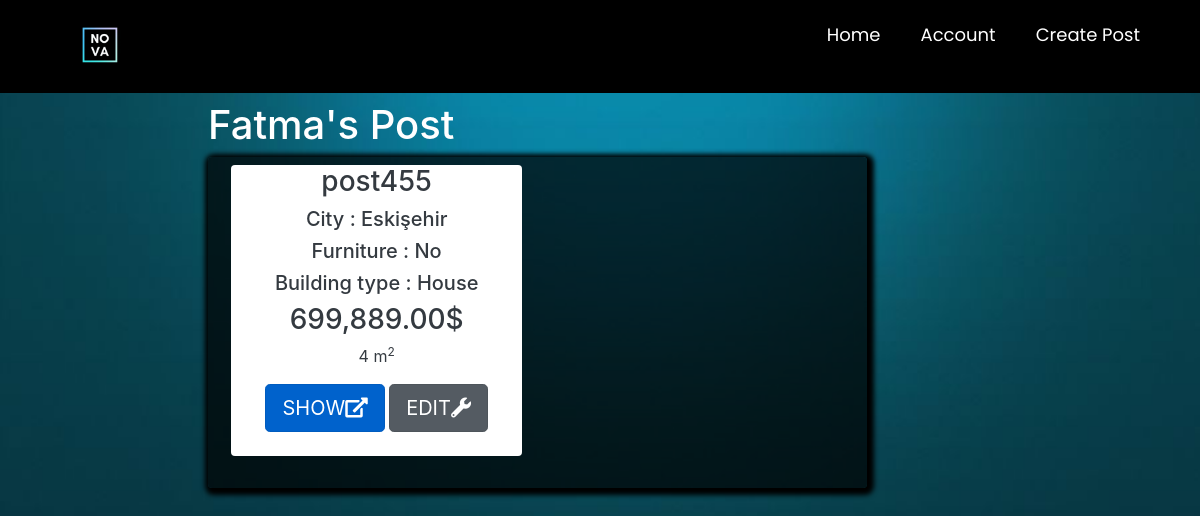
Before: /listaddedposts/ (signed in) with the older database file.
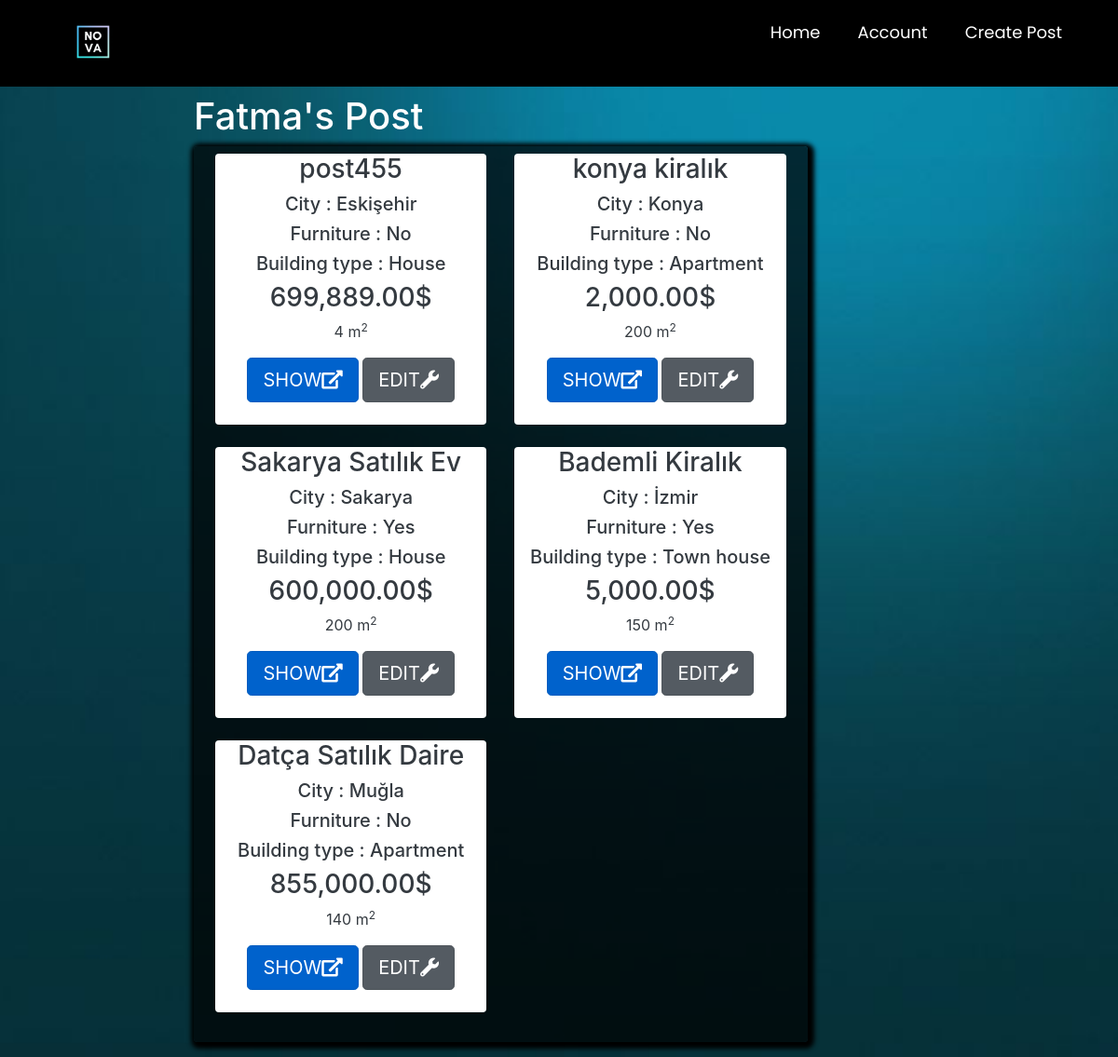
After: the same page with the newer database file.
### main/models.py (models this page shows, shortened)
class Post(models.Model):
    ouruser = models.ForeignKey(ourUser, null=True, on_delete=models.CASCADE)
    post_title = models.CharField(max_length=255,null=True)
    post_description = models.TextField()
    price = models.DecimalField(decimal_places=2 , max_digits=12)
    location = models.CharField(max_length=255,null=True,choices=city)
    postType = models.CharField(choices=RorS , max_length=50, null=True , default='For Sale')
    floor = models.DecimalField(decimal_places=0 , max_digits=3 ,null=True)
    building_age = models.DecimalField(decimal_places=0, max_digits=2 , null=True)
    area = models.DecimalField(decimal_places=0,max_digits=4 ,null=True)
    isFurniture = models.CharField(choices=Furniture ,null=True,max_length=50,default="No")
    building_type = models.CharField(choices=b_types ,null=True ,max_length=50)
    room = models.DecimalField(decimal_places=0 , max_digits=3 ,null=True)

### main/decorators.py (the view)
        def wrapper_func(request, *args, **kwargs):
            group = None
            if request.user.groups.exists():
                group = request.user.groups.all()[0].name
            if group in allowed_roles:
                return view_func(request, *args, **kwargs)
            else:
                return HttpResponse('You are not authorized to view this page')

### main/views.py (called while the page is built)
@login_required
@allowed_users(allowed_roles=['customer'])
def listaddedposts(request):
    fuser = ourUser.objects.get(user_id=request.user.id)
    posts = Post.objects.all().filter(ouruser=fuser)
    mydict = {'posts': posts, 'fuser': fuser}
    return render(request, 'main/listaddedposts.html', context=mydict)

### main/templates/main/listaddedposts.html (shortened to what this page needs)
{% extends 'main/mainpage.html' %}
{% load static %}
{% load humanize %}
{% block content %}
<head>
    <link href="//maxcdn.bootstrapcdn.com/bootstrap/4.1.1/css/bootstrap.min.css" rel="stylesheet" id="bootstrap-css">
    <link rel="stylesheet" href="https://stackpath.bootstrapcdn.com/bootstrap/4.1.3/css/bootstrap.min.css"
>
    <link rel="stylesheet" href="https://use.fontawesome.com/releases/v5.3.1/css/all.css"
>
</head>
<div style="margin-left: 17%">
    <div class="container p-1 my-1 text-white rounded">
        <h1>{{fuser.first_name}}'s Post</h1>
        <div class="col-md-8 rounded" style=" box-shadow: 2px 2px 5px 5px #000000;background-color: rgba(0,0,0,0.7)">
            <div class="row p-2 my-2">
                {% if posts %}
                {% for i in posts %}
                <div class="col-md-6 ">
                    <div class="container-fluid bg-white rounded text-dark" style="text-align:center;">
                        <h3>{{ i.post_title }}</h3>
                        <h5>City : {{ i.location }}</h5>
                        <h5>Furniture : {{ i.isFurniture }}</h5>
                        <h5>Building type : {{ i.building_type }}</h5>
                        <h3>{{ i.price|intcomma }}$</h3>
                        <p class="descroption">{{i.area}} m<sup>2</sup></p>
                        <a href="{% url 'product_details' i.id %}" class="btn btn-primary btn-lg active" role="button"
                           aria-pressed="true">SHOW<i class="fas fa-external-link-alt"></i></a>
                        <a href="{% url 'editpost' i.id %}" class="btn btn-secondary btn-lg active" role="button"
                           aria-pressed="true">EDIT<i class="fas fa-wrench"></i></i></a>
                        <br><br>
                    </div>
                    <br>
                </div>
                {% endfor %}
                {%else%}
                <h3>You dont have any post yet</h3>
                <h2>If you want to post <a href="{% url 'createpost' %}">click here</a></h2>
                {% endif %}
            </div>
        </div>
    </div>
</div>
{% endblock %}

Changed rows visible on the page:
added Post: post_title "konya kiralık", location "Konya", isFurniture "No", building_type "Apartment", price "2,000.00", area "200"
added Post: post_title "Sakarya Satılık Ev", location "Sakarya", isFurniture "Yes", building_type "House", price "600,000.00", area "200"
added Post: post_title "Bademli Kiralık", location "İzmir", isFurniture "Yes", building_type "Town house", price "5,000.00", area "150"
added Post: post_title "Datça Satılık Daire", location "Muğla", isFurniture "No", building_type "Apartment", price "855,000.00", area "140"
